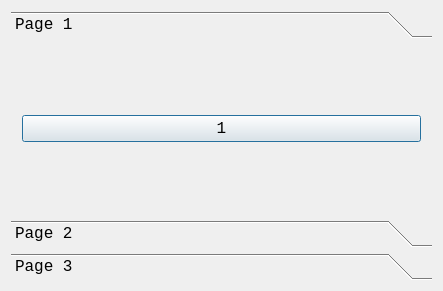
<?xml version="1.0" encoding="UTF-8"?>
<ui version="4.0">
 <class>QtDialog</class>
 <widget class="QDialog" name="QtDialog">
  <property name="geometry">
   <rect>
    <x>0</x>
    <y>0</y>
    <width>443</width>
    <height>291</height>
   </rect>
  </property>
  <property name="font">
   <font>
    <family>Courier New</family>
    <pointsize>12</pointsize>
   </font>
  </property>
  <layout class="QGridLayout" name="gridLayout">
   <item row="0" column="0">
    <widget class="QToolBox" name="toolBox">
     <property name="currentIndex">
      <number>0</number>
     </property>
     <widget class="QWidget" name="page_1">
      <property name="geometry">
       <rect>
        <x>0</x>
        <y>0</y>
        <width>425</width>
        <height>177</height>
       </rect>
      </property>
      <attribute name="label">
       <string>Page 1</string>
      </attribute>
      <layout class="QVBoxLayout" name="verticalLayout">
       <item>
        <widget class="QPushButton" name="button_1">
         <property name="text">
          <string>1</string>
         </property>
        </widget>
       </item>
      </layout>
     </widget>
     <widget class="QWidget" name="page_2">
      <attribute name="label">
       <string>Page 2</string>
      </attribute>
      <layout class="QVBoxLayout" name="verticalLayout_2">
       <item>
        <widget class="QPushButton" name="button_2">
         <property name="text">
          <string>2</string>
         </property>
        </widget>
       </item>
      </layout>
     </widget>
     <widget class="QWidget" name="page_3">
      <property name="geometry">
       <rect>
        <x>0</x>
        <y>0</y>
        <width>425</width>
        <height>177</height>
       </rect>
      </property>
      <attribute name="label">
       <string>Page 3</string>
      </attribute>
      <layout class="QVBoxLayout" name="verticalLayout_3">
       <item>
        <widget class="QPushButton" name="button_3">
         <property name="text">
          <string>3</string>
         </property>
        </widget>
       </item>
      </layout>
     </widget>
    </widget>
   </item>
  </layout>
 </widget>
 <layoutdefault spacing="6" margin="11"/>
 <resources/>
 <connections/>
</ui>
